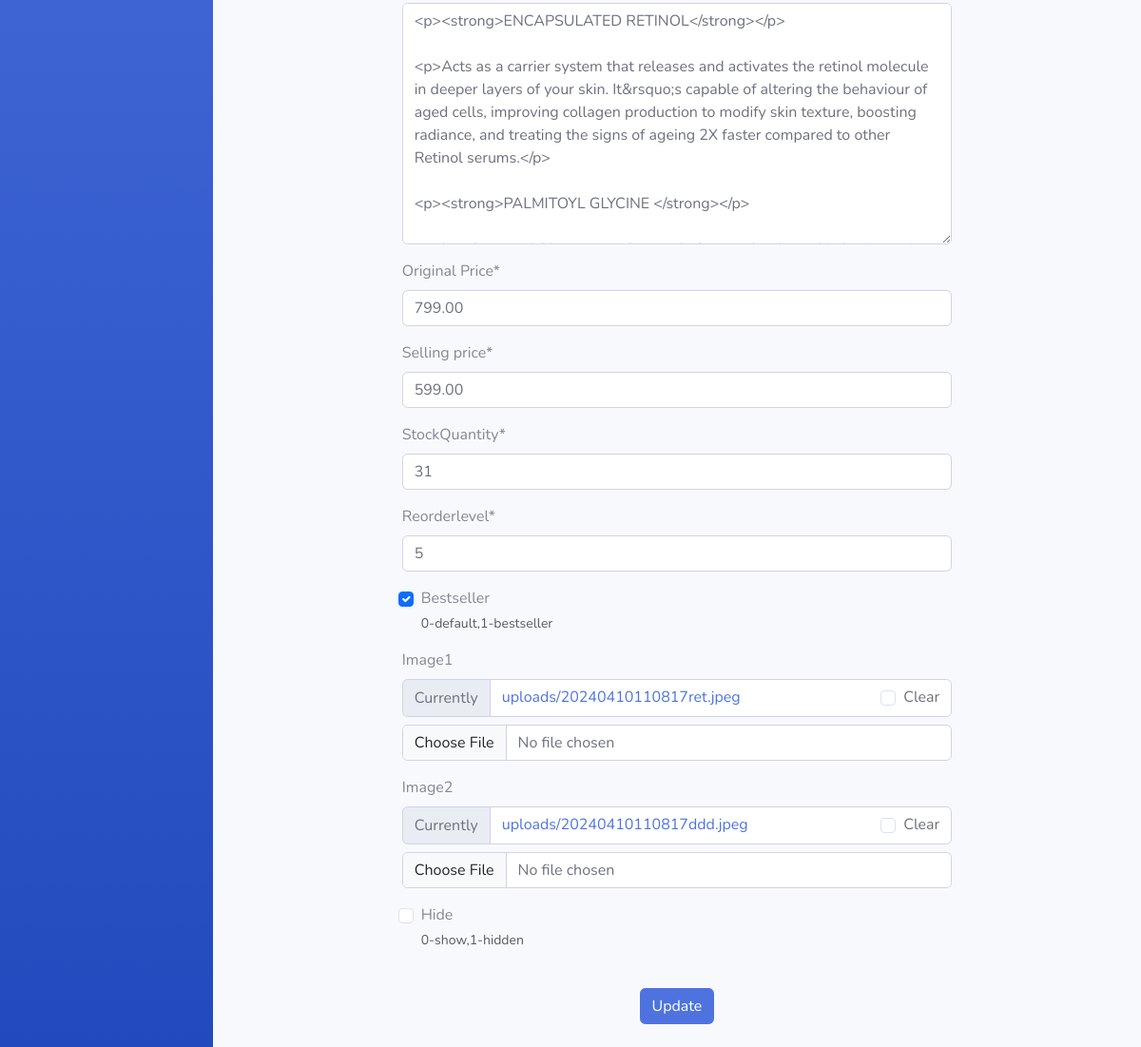
Before: /editproduct/8/ (signed in, lower part) with the older database file.
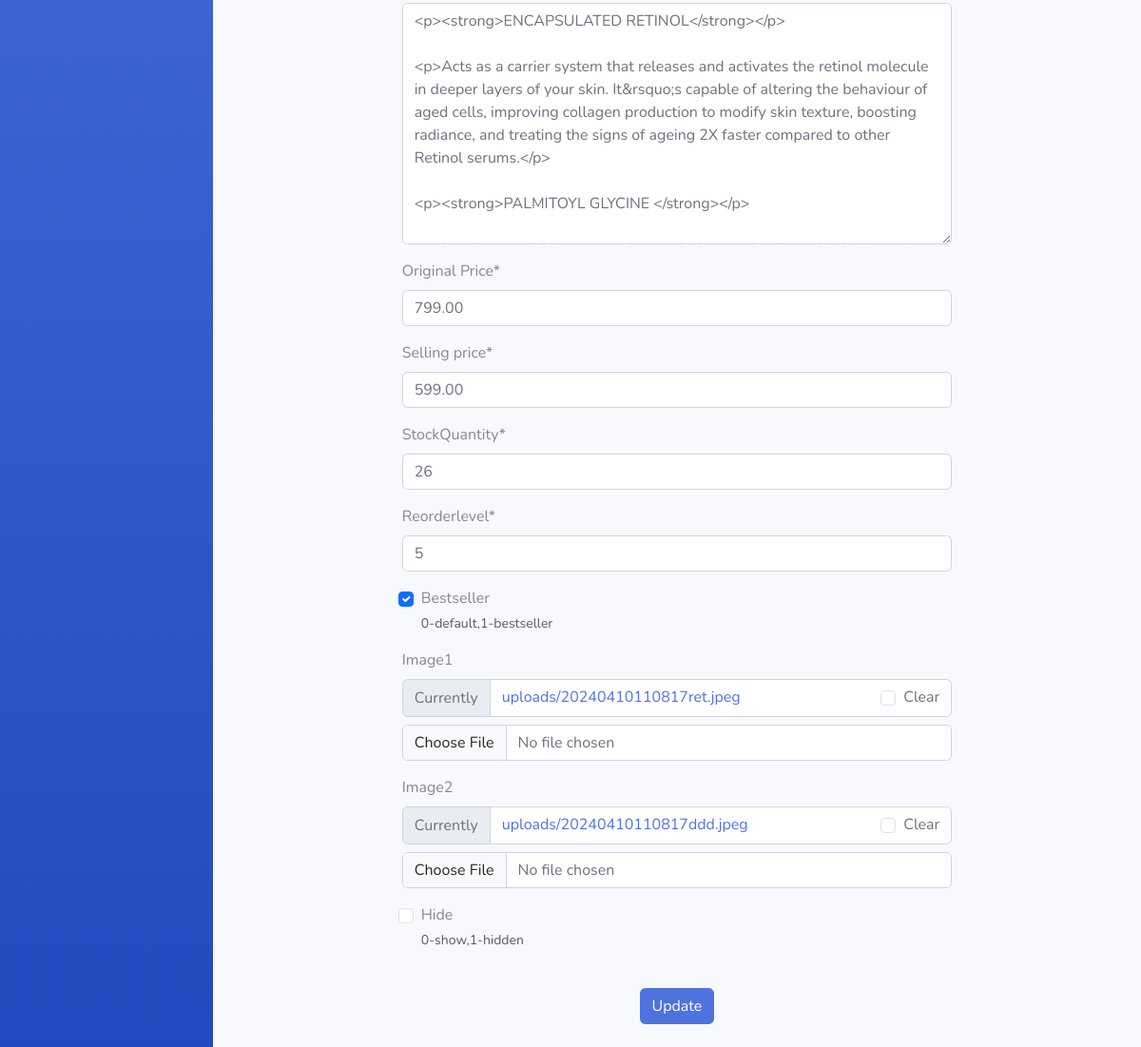
After: the same page with the newer database file.
### Home/models.py (models this page shows, shortened)
class Product(models.Model):
    STATUS_CHOICES = (
        ('pending', 'Pending Review'),
        ('approved', 'Approved'),
        ('rejected', 'Rejected'),
    )
    ProductID = models.AutoField(primary_key=True)
    SubCategoryID = models.ForeignKey(SubCategory, on_delete=models.CASCADE)
    SellerID = models.ForeignKey(Seller, on_delete=models.CASCADE)
    ProductName = models.CharField(max_length=100)
    Description = RichTextUploadingField(null=True,blank=True)
    Ingredients = RichTextUploadingField(null=True,blank=True)
    original_Price = models.DecimalField(max_digits=10, decimal_places=2)
    selling_price = models.DecimalField(max_digits=10, decimal_places=2)
    StockQuantity = models.PositiveIntegerField()
    reorderlevel = models.PositiveIntegerField()
    image1 = models.ImageField(upload_to=getFileName, null=True, blank=True)
    image2 = models.ImageField(upload_to=getFileName, null=True, blank=True)
    bestseller = models.BooleanField(default=False,help_text="0-default,1-bestseller")
    hide = models.BooleanField(default=False, help_text="0-show,1-hidden")
    status = models.CharField(max_length=10, choices=STATUS_CHOICES, default='pending')

### Home/views.py (the view)
# urls.py: path('editproduct/<int:product_id>/',views.edit_product,name="editproduct"),
@login_required
def edit_product(request, product_id):
    product = Product.objects.get(ProductID=product_id)
    if request.method == 'POST':
        form = ProductForm(request.POST, request.FILES, instance=product)
        if form.is_valid():
            form.save()
            return redirect('seller_products')
    else:
        form = ProductForm(instance=product)
    return render(request, 'seller/update.html', {'form': form})

### Home/forms.py
class ProductForm(forms.ModelForm):
    class Meta:
        model = Product
        fields = ['SubCategoryID','ProductName','Description','Ingredients','original_Price','selling_price','StockQuantity','reorderlevel','bestseller','image1','image2','hide']

### Home/models.py (called while the page is built)
    def __str__(self):
        return self.name

### templates/seller/update.html (shortened to what this page needs)
{% extends "seller/seller_base.html" %}
{% load crispy_forms_tags %}
{% block scontent %}
<div class="container">
    <div class="row">
        <div class="col-md-8 offset-md-2">
            <form method="post" enctype="multipart/form-data">
                <div class="form-group">
                    {{ form|crispy }}
                </div>
                <div class="text-center">
                    <button type="submit" class="btn btn-primary mt-3 my-4">Update</button>
                </div>
            </form>
        </div>
    </div>
</div>
{% endblock %}

Changed rows visible on the page:
changed Product: StockQuantity "31" → "26"
